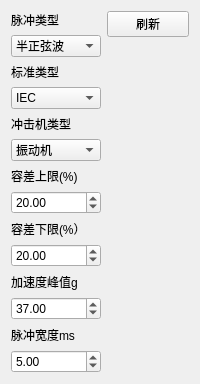
             <widget class="QWidget" name="tab_3">
              <attribute name="title">
               <string>波形参数</string>
              </attribute>
              <layout class="QGridLayout" name="gridLayout_19">
               <item row="0" column="0">
                <layout class="QHBoxLayout" name="horizontalLayout_6">
                 <item>
                  <layout class="QVBoxLayout" name="verticalLayout_17">
                   <item>
                    <layout class="QVBoxLayout" name="verticalLayout_10">
                     <item>
                      <widget class="QLabel" name="label_4">
                       <property name="text">
                        <string>脉冲类型</string>
                       </property>
                      </widget>
                     </item>
                     <item>
                      <widget class="QComboBox" name="comboBox_5">
                       <item>
                        <property name="text">
                         <string>半正弦波</string>
                        </property>
                       </item>
                       <item>
                        <property name="text">
                         <string>后峰锯齿波</string>
                        </property>
                       </item>
                       <item>
                        <property name="text">
                         <string>梯形波</string>
                        </property>
                       </item>
                      </widget>
                     </item>
                    </layout>
                   </item>
                   <item>
                    <layout class="QVBoxLayout" name="verticalLayout_11">
                     <item>
                      <widget class="QLabel" name="label_37">
                       <property name="text">
                        <string>标准类型</string>
                       </property>
                      </widget>
                     </item>
                     <item>
                      <widget class="QComboBox" name="comboBox_6">
                       <item>
                        <property name="text">
                         <string>IEC</string>
                        </property>
                       </item>
                      </widget>
                     </item>
                    </layout>
                   </item>
                   <item>
                    <layout class="QVBoxLayout" name="verticalLayout_12">
                     <item>
                      <widget class="QLabel" name="label_38">
                       <property name="text">
                        <string>冲击机类型</string>
                       </property>
                      </widget>
                     </item>
                     <item>
                      <widget class="QComboBox" name="comboBox_7">
                       <item>
                        <property name="text">
                         <string>振动机</string>
                        </property>
                       </item>
                       <item>
                        <property name="text">
                         <string>冲击机</string>
                        </property>
                       </item>
                      </widget>
                     </item>
                    </layout>
                   </item>
                   <item>
                    <layout class="QVBoxLayout" name="verticalLayout_13">
                     <item>
                      <widget class="QLabel" name="label_39">
                       <property name="text">
                        <string>容差上限(%)</string>
                       </property>
                      </widget>
                     </item>
                     <item>
                      <widget class="QDoubleSpinBox" name="doubleSpinBox_11">
                       <property name="value">
                        <double>20.000000000000000</double>
                       </property>
                      </widget>
                     </item>
                    </layout>
                   </item>
                   <item>
                    <layout class="QVBoxLayout" name="verticalLayout_14">
                     <item>
                      <widget class="QLabel" name="label_40">
                       <property name="text">
                        <string>容差下限(%）</string>
                       </property>
                      </widget>
                     </item>
                     <item>
                      <widget class="QDoubleSpinBox" name="doubleSpinBox_12">
                       <property name="value">
                        <double>20.000000000000000</double>
                       </property>
                      </widget>
                     </item>
                    </layout>
                   </item>
                   <item>
                    <layout class="QVBoxLayout" name="verticalLayout_15">
                     <item>
                      <widget class="QLabel" name="label_41">
                       <property name="text">
                        <string>加速度峰值g</string>
                       </property>
                      </widget>
                     </item>
                     <item>
                      <widget class="QDoubleSpinBox" name="doubleSpinBox_13">
                       <property name="maximum">
                        <double>10000.000000000000000</double>
                       </property>
                       <property name="value">
                        <double>37.000000000000000</double>
                       </property>
                      </widget>
                     </item>
                    </layout>
                   </item>
                   <item>
                    <layout class="QVBoxLayout" name="verticalLayout_16">
                     <item>
                      <widget class="QLabel" name="label_42">
                       <property name="text">
                        <string>脉冲宽度ms</string>
                       </property>
                      </widget>
                     </item>
                     <item>
                      <widget class="QDoubleSpinBox" name="doubleSpinBox_14">
                       <property name="maximum">
                        <double>10000.000000000000000</double>
                       </property>
                       <property name="value">
                        <double>5.000000000000000</double>
                       </property>
                      </widget>
                     </item>
                    </layout>
                   </item>
                  </layout>
                 </item>
                 <item>
                  <layout class="QVBoxLayout" name="verticalLayout_19">
                   <item>
                    <widget class="QPushButton" name="pushButton_5">
                     <property name="text">
                      <string>刷新</string>
                     </property>
                    </widget>
                   </item>
                   <item>
                    <spacer name="verticalSpacer_10">
                     <property name="orientation">
                      <enum>Qt::Vertical</enum>
                     </property>
                     <property name="sizeHint" stdset="0">
                      <size>
                       <width>20</width>
                       <height>40</height>
                      </size>
                     </property>
                    </spacer>
                   </item>
                  </layout>
                 </item>
                </layout>
               </item>
              </layout>
             </widget>
